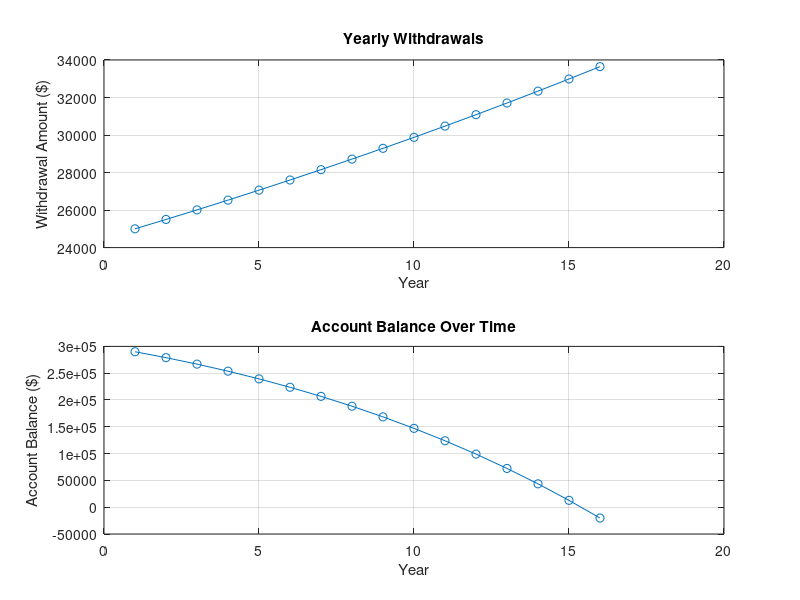

MATLAB code to generate this figure:
% Given data
initial_balance = 300000;       % Initial deposit in dollars
interest_rate = 0.05;           % 5% interest per year
initial_withdrawal = 25000;     % Initial withdrawal amount in dollars
inflation_rate = 0.02;          % 2% inflation rate

% Initialize variables
balance = initial_balance;
withdrawal = initial_withdrawal;
year = 0;
years = [];                    % Array to store each year
balances = [];                 % Array to store balance at each year
withdrawals = [];              % Array to store withdrawal amount each year

% Simulation loop
while balance > 0
    year = year + 1;               % Increase the year
    balance = balance * (1 + interest_rate);  % Add interest to the balance
    balance = balance - withdrawal;           % Subtract the withdrawal
    
    % Store data for plotting
    years = [years, year];
    balances = [balances, balance];
    withdrawals = [withdrawals, withdrawal];
    
    % Increase the withdrawal amount by inflation rate
    withdrawal = withdrawal * (1 + inflation_rate);
end

% Plot the results
figure;
subplot(2,1,1);
plot(years, withdrawals, '-o');
title('Yearly Withdrawals');
xlabel('Year');
ylabel('Withdrawal Amount ($)');
grid on;

subplot(2,1,2);
plot(years, balances, '-o');
title('Account Balance Over Time');
xlabel('Year');
ylabel('Account Balance ($)');
grid on;

% Display the number of years the money lasts
fprintf('The money in the account will last for %d years.\n', year);
